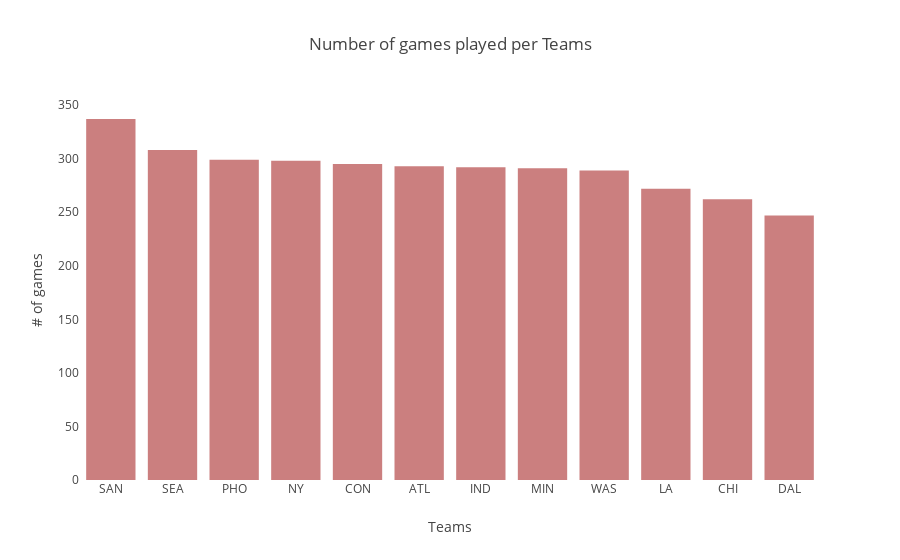

Notebook code for this chart:
### Code cell
trace1 = go.Bar(x = games_number_per_team['Team'], y=games_number_per_team['Games Played'], name = "Number of games",
                     marker = dict(color="rgba(152,0,0,0.5)")
                    )

layout  = dict(title = "Number of games played per Teams",
               xaxis = dict(title = "Teams",showgrid=False,showline=False,zeroline=False),
               yaxis = dict(title = "# of games",showgrid=False,showline=False,zeroline=False)
              )

data = [trace1]
figure = dict(data=data,layout=layout)
iplot(figure)

### Figure 1 — Plotly figure (JSON) as saved in the notebook; plotly's stock layout.template omitted (floating-point values rounded to 4 significant figures)
{"data": [{"marker": {"color": "rgba(152,0,0,0.5)"}, "name": "Number of games", "type": "bar", "uid": "3cbcaa0a-02ac-49b2-bd66-734ec1d0fe61", "x": ["SAN", "SEA", "PHO", "NY", "CON", "ATL", "IND", "MIN", "WAS", "LA", "CHI", "DAL"], "y": [337, 308, 299, 298, 295, 293, 292, 291, 289, 272, 262, 247]}], "layout": {"title": {"text": "Number of games played per Teams"}, "xaxis": {"showgrid": false, "showline": false, "title": {"text": "Teams"}, "zeroline": false}, "yaxis": {"showgrid": false, "showline": false, "title": {"text": "# of games"}, "zeroline": false}}}
